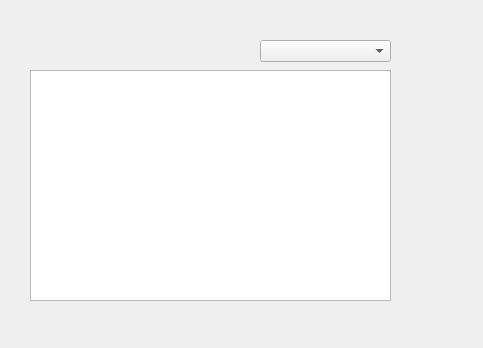
<?xml version="1.0" encoding="UTF-8"?>
<ui version="4.0">
 <class>ordenar_dialog</class>
 <widget class="QDialog" name="ordenar_dialog">
  <property name="geometry">
   <rect>
    <x>0</x>
    <y>0</y>
    <width>483</width>
    <height>348</height>
   </rect>
  </property>
  <property name="windowTitle">
   <string>Dialog</string>
  </property>
  <widget class="QTableView" name="tableView">
   <property name="geometry">
    <rect>
     <x>30</x>
     <y>70</y>
     <width>361</width>
     <height>231</height>
    </rect>
   </property>
  </widget>
  <widget class="QComboBox" name="comboBox_ordenar">
   <property name="geometry">
    <rect>
     <x>260</x>
     <y>40</y>
     <width>131</width>
     <height>22</height>
    </rect>
   </property>
  </widget>
 </widget>
 <resources/>
 <connections/>
</ui>
